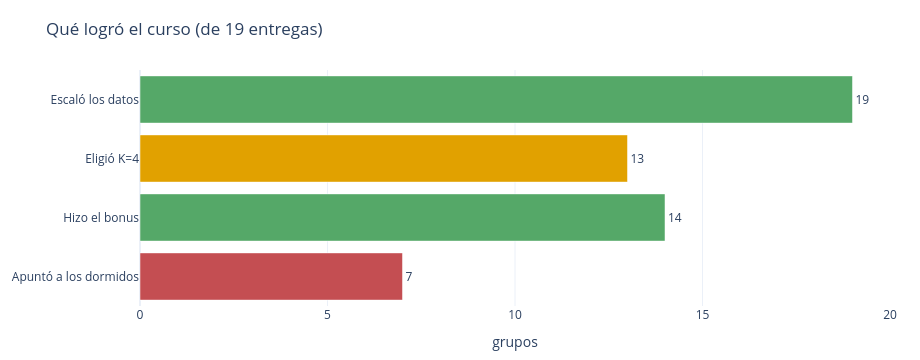

The notebook cell saved with this chart:
### Markdown cell above
## 8 · Qué se logró

### Code cell
logros={'Escaló los datos':19,'Eligió K=4':13,'Hizo el bonus':14,'Apuntó a los dormidos':7}
it=list(logros.keys()); vl=list(logros.values()); col=[VERDE if v>=14 else (AMBAR if v>=8 else ROJO) for v in vl]
fig=go.Figure(go.Bar(x=vl,y=it,orientation='h',marker_color=col,text=vl,textposition='outside'))
fig.update_layout(title='Qué logró el curso (de 19 entregas)',xaxis=dict(range=[0,20],title='grupos')); fig.update_yaxes(autorange='reversed'); fijar(fig,360); fig.show()

### Figure 1 — Plotly figure (JSON) as saved in the notebook; plotly's stock layout.template omitted (floating-point values rounded to 4 significant figures)
{"data": [{"marker": {"color": ["#55A868", "#E1A100", "#55A868", "#C44E52"]}, "orientation": "h", "text": ["19", "13", "14", "7"], "textposition": "outside", "type": "bar", "x": [19, 13, 14, 7], "y": ["Escaló los datos", "Eligió K=4", "Hizo el bonus", "Apuntó a los dormidos"]}], "layout": {"autosize": false, "height": 360, "margin": {"b": 45, "l": 60, "r": 30, "t": 70}, "title": {"text": "Qué logró el curso (de 19 entregas)"}, "width": 920, "xaxis": {"range": [0, 20], "title": {"text": "grupos"}}, "yaxis": {"autorange": "reversed"}}}
